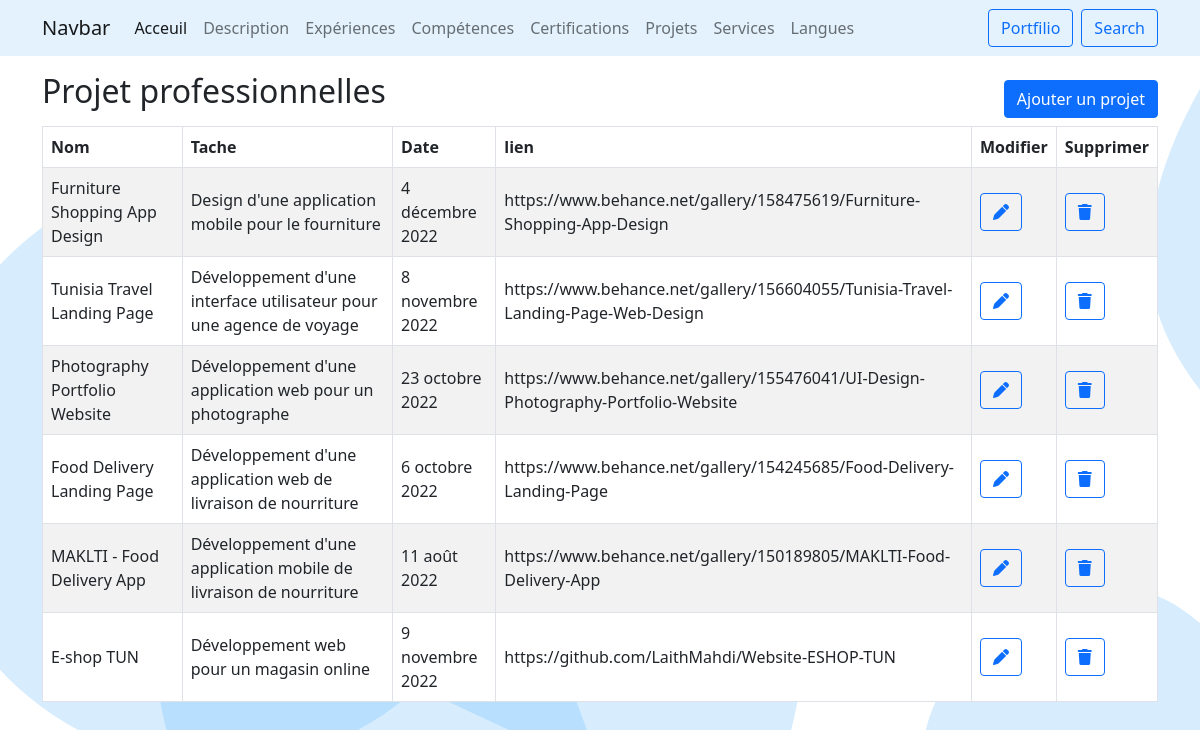
The page /configuration/porjet on the database its author committed.
### configuration/models.py (models this page shows)
class Projets(models.Model):
    nom=models.CharField(max_length=200)
    tache=models.TextField()
    date=models.DateField()
    lien=models.CharField(max_length=300,null=True)

### configuration/views.py (the view)
# urls.py: path('porjet',views.porjet,name='porjet'),
def porjet(request):
    projet = models.Projets.objects.all()
    template = loader.get_template('project.html')
    context = {
    'projet': projet,
    }
    return HttpResponse(template.render(context, request))

### configuration/templates/project.html (shortened to what this page needs)
{% load static %}
<!DOCTYPE html>
<html lang="en">
<head>
    <link rel="stylesheet" href="{% static '/css/bootstrap.min.css' %}">
    <link rel="stylesheet" href="{% static '/css/style.css' %}">
    <link rel="stylesheet" href="https://cdnjs.cloudflare.com/ajax/libs/font-awesome/6.2.1/css/all.min.css">
</head>
<body id="body">
    {% include "layout/navbar.html" %}
    <section class="mt-3">
        <div class="container">
            <div class="row">
                <div class="d-flex justify-content-between">
                    <div class="">
                        <h2>Projet professionnelles</h2>
                    </div>
                    <div class="my-2">
                        <a href="{% url 'ajouterProjet' %}" class="btn btn-primary">Ajouter un projet</a>
                    </div>
                </div>
                <div class="col">
                    <table class="table table-hover table-striped table-bordered align-middle bg-white">
                        <thead>
                        <tr>
                            <th>Nom</th>
                            <th>Tache</th>
                            <th>Date</th>
                            <th>lien</th>
                            <th>Modifier</th>
                            <th>Supprimer</th>
                        </tr>
                        </thead>
                        {% for x in projet %}
                        <tr>
                            <td>{{ x.nom }}</td>
                            <td>{{ x.tache }}</td>
                            <td>{{ x.date }}</td>
                            <td>{{ x.lien }}</td>
                            <td><a class="btn btn-outline-primary" href="porjet/update_porjet/{{ x.id }}"><i class="fa-solid fa-pen"></i></a></td>
                            <td>
                                <a href="porjet/delete_porjet/{{ x.id }}" class="btn btn-outline-primary"><i class="fa-solid fa-trash"></i></a>
                            </td>
                            {% endfor %}
                        </tr>
                    </table>
                </div>
            </div>
        </div>
       </section>
</body>
</html>

### static/css/style.css (style rules this page uses)
html { scroll-behavior: smooth; }

### rows shown on the page
Projets: nom "Furniture Shopping App Design", tache "Design d'une application mobile pour le fourniture", date "4 décembre 2022", lien "https://www.behance.net/gallery/158475619/Furniture-Shopping-App-Design"
Projets: nom "Tunisia Travel Landing Page", tache "Développement d'une interface utilisateur pour une agence de voyage", date "8 novembre 2022", lien "https://www.behance.net/gallery/156604055/Tunisia-Travel-Landing-Page-Web-Design"
Projets: nom "Photography Portfolio Website", tache "Développement d'une application web pour un photographe", date "23 octobre 2022", lien "https://www.behance.net/gallery/155476041/UI-Design-Photography-Portfolio-Website"
Projets: nom "Food Delivery Landing Page", tache "Développement d'une application web de livraison de nourriture", date "6 octobre 2022", lien "https://www.behance.net/gallery/154245685/Food-Delivery-Landing-Page"
Projets: nom "MAKLTI - Food Delivery App", tache "Développement d'une application mobile de livraison de nourriture", date "11 août 2022", lien "https://www.behance.net/gallery/150189805/MAKLTI-Food-Delivery-App"
Projets: nom "E-shop TUN", tache "Développement web pour un magasin online", date "9 novembre 2022", lien "https://github.com/LaithMahdi/Website-ESHOP-TUN"
